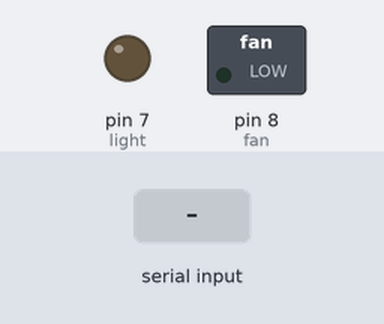
A sketch run on a simulated Arduino Uno, built with avr-gcc and run on an emulated ATmega328P. On the bench: switched loads named in the sketch (green lamp = pin HIGH), output pins drawn as LEDs (lit = HIGH). Inputs (shaded band) come from the test bench. What the sketch prints to the serial monitor is not drawn.

Above: at 1.2 s.
1.3 s: "A" received over Serial
At 2.1 s:
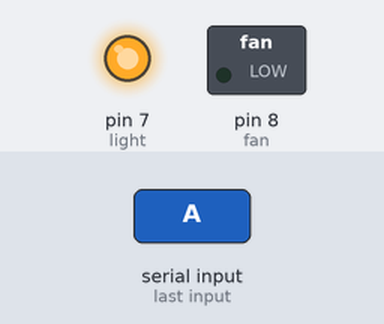
2.8 s: "B" received over Serial
At 3.3 s:
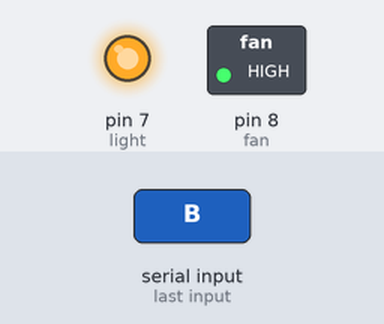
4.3 s: "a" received over Serial
At 5.6 s:
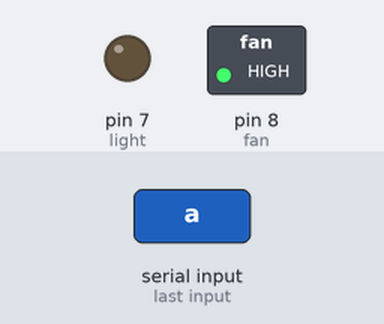
Timing chart, 0 to 7.3 s (numbered marks = the images above; inputs shaded):
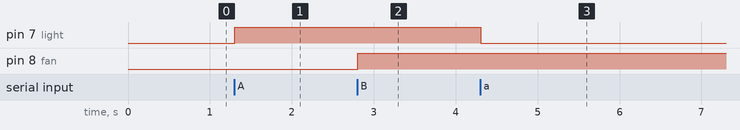

Measured:
- after the input at 1.3 s, pin 7 (light): LOW → HIGH at once
- after the input at 2.8 s, pin 8 (fan): LOW → HIGH at once
- after the input at 4.3 s, pin 7 (light): HIGH → LOW at once

The sketch:

voice_controlled_automation.ino
```cpp
/*Voice Controlled Home Automation with Bluetooth*/

#define light 7   // connect light to pin 7
#define fan 8    //connect fan to pin 8
char c;         //define character c

void setup()
{
  Serial.begin(9600);    //begin the serial monitor
  pinMode(light,OUTPUT); // set pin to output
  pinMode(fan,OUTPUT);   // set pin to output
}

void loop()
{
  while(Serial.available())   //Check if any byte is available to
  {
    c=Serial.read();         // read the byte
    if(c=="#")               // exit the loop after # is detected
    {
      break;
    }
  }


  {
    Serial.println(c);           // display the recieved byte on the serial monitor
    if(c=='A')                  // if the character received is 'A'
    {
      digitalWrite(light,HIGH); // switch on the light

    }
    else if (c=='a')
    {
      digitalWrite(light,LOW);  //switch of the light
    }
    if(c=='B')                  // if character recieved is 'B'
    {
      digitalWrite(fan,HIGH);   // switch on the fan

    }
    else if (c=='b')
    {
      digitalWrite(fan,LOW);    // switch off the fan
    }

  }
}
```
